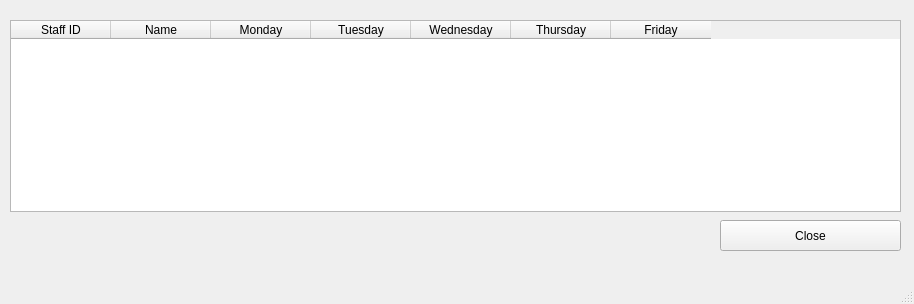
<?xml version="1.0" encoding="UTF-8"?>
<ui version="4.0">
 <class>MainWindow</class>
 <widget class="QMainWindow" name="MainWindow">
  <property name="geometry">
   <rect>
    <x>0</x>
    <y>0</y>
    <width>914</width>
    <height>304</height>
   </rect>
  </property>
  <property name="windowTitle">
   <string>Working Shift of Employee</string>
  </property>
  <widget class="QWidget" name="centralwidget">
   <widget class="QTableWidget" name="tableWidget">
    <property name="geometry">
     <rect>
      <x>10</x>
      <y>20</y>
      <width>891</width>
      <height>192</height>
     </rect>
    </property>
    <column>
     <property name="text">
      <string>Staff ID</string>
     </property>
    </column>
    <column>
     <property name="text">
      <string>Name</string>
     </property>
    </column>
    <column>
     <property name="text">
      <string>Monday</string>
     </property>
    </column>
    <column>
     <property name="text">
      <string>Tuesday</string>
     </property>
    </column>
    <column>
     <property name="text">
      <string>Wednesday</string>
     </property>
    </column>
    <column>
     <property name="text">
      <string>Thursday</string>
     </property>
    </column>
    <column>
     <property name="text">
      <string>Friday</string>
     </property>
    </column>
   </widget>
   <widget class="QPushButton" name="pushButton_5">
    <property name="geometry">
     <rect>
      <x>720</x>
      <y>220</y>
      <width>181</width>
      <height>31</height>
     </rect>
    </property>
    <property name="text">
     <string>Close</string>
    </property>
   </widget>
  </widget>
  <widget class="QMenuBar" name="menubar">
   <property name="geometry">
    <rect>
     <x>0</x>
     <y>0</y>
     <width>914</width>
     <height>26</height>
    </rect>
   </property>
  </widget>
  <widget class="QStatusBar" name="statusbar"/>
 </widget>
 <resources/>
 <connections/>
</ui>
